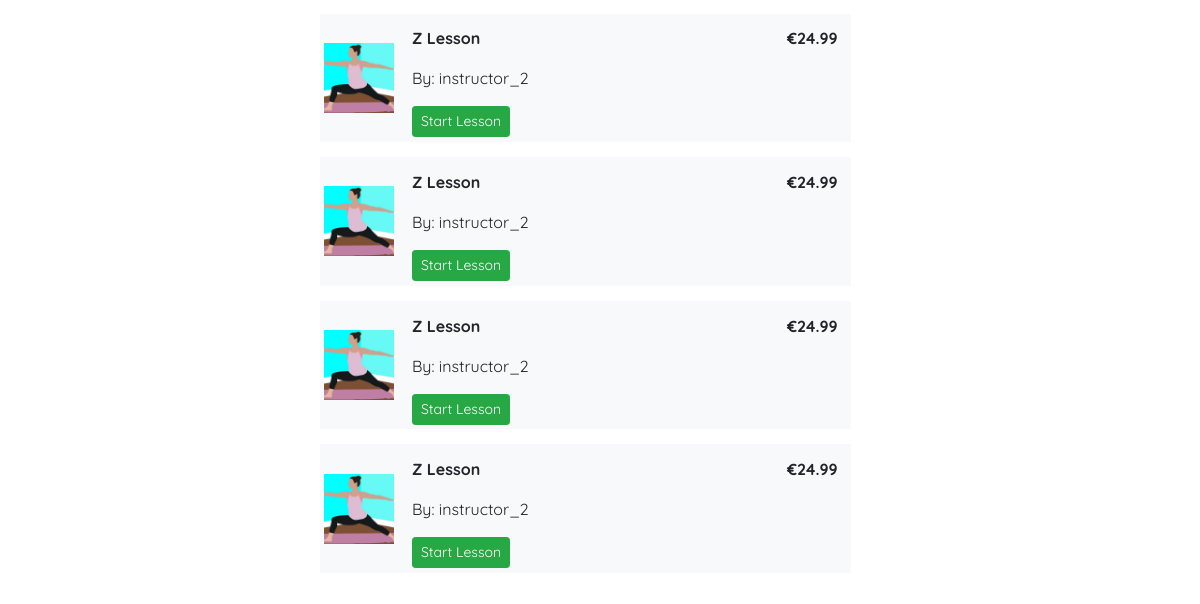
/profiles/ (signed in, lower part), run on an earlier commit of the app's database.
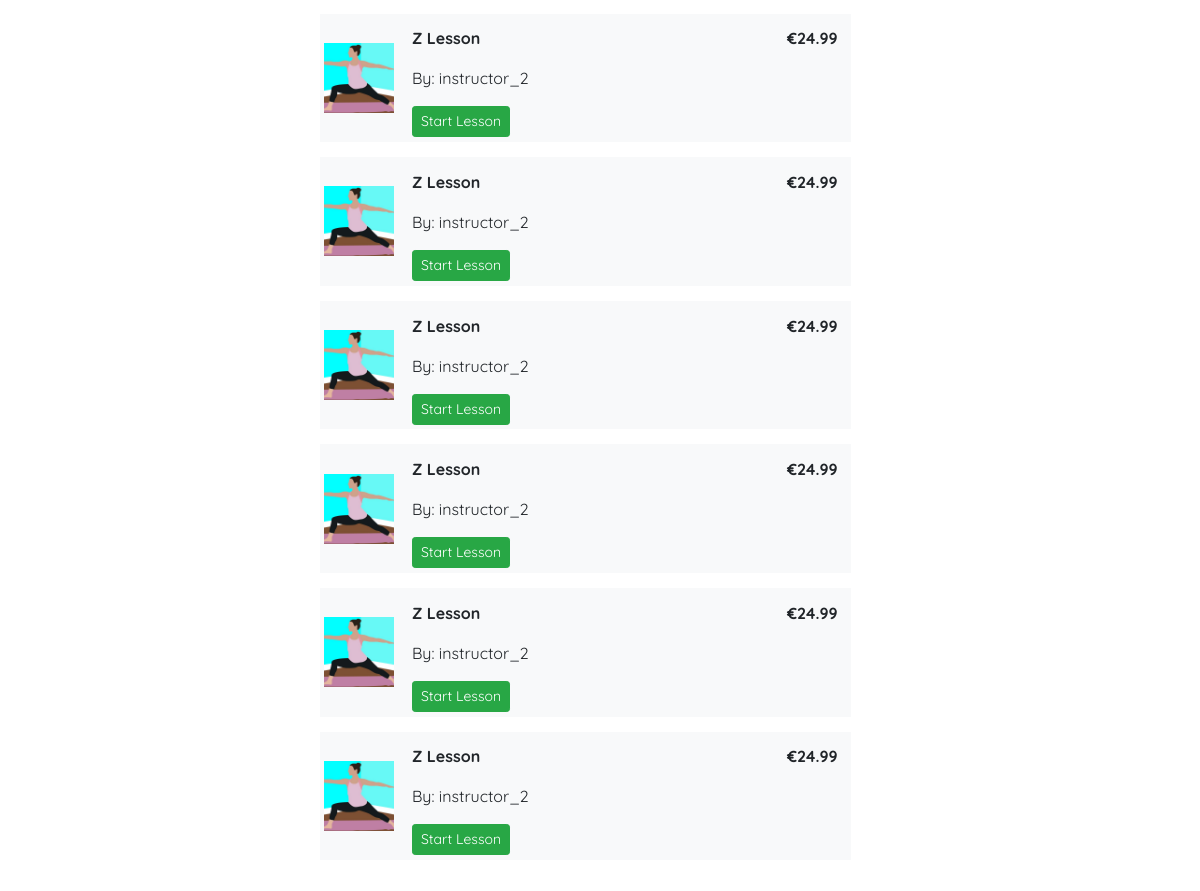
And on a later commit of the database.
### checkout/models.py (models this page shows, shortened)
class OrderLineItem(models.Model):
    order = models.ForeignKey(Order,
                              null=False,
                              blank=False,
                              on_delete=models.CASCADE,
                              related_name='lineitems')
    lesson = models.ForeignKey(Lesson,
                               null=False,
                               blank=False,
                               on_delete=models.CASCADE)
    profile = models.ForeignKey(UserProfile,
                                null=False,
                                blank=False,
                                on_delete=models.CASCADE)
    sales_percentage = models.PositiveSmallIntegerField(
        default=settings.SITE_SALES_PERCENTAGE,
        editable=False, blank=False)
    lineitem_total = models.DecimalField(max_digits=6,
                                         decimal_places=2,
                                         null=False,
                                         blank=False,
                                         editable=False)

### lessons/models.py (models this page shows, shortened)
class Lesson(models.Model):
    lesson_id = models.CharField(max_length=32,
                                 null=False,
                                 editable=False)
    instructor_profile = models.ForeignKey(UserProfile,
                                           on_delete=models.SET_NULL,
                                           null=True,
                                           blank=True,
                                           related_name='lessons')
    lesson_name = models.CharField(max_length=32,
                                   null=False,
                                   editable=True)
    card_description = models.TextField(max_length=254)
    description = models.TextField(max_length=2048)
    image = ResizedImageField(size=[600, 600],
                              quality=75,
                              crop=['middle', 'center'],
                              force_format='JPEG',
                              upload_to='lesson_images/')
    rating = models.DecimalField(max_digits=5,
                                 decimal_places=0,
                                 null=True, blank=True)
    video_url = models.URLField(max_length=1024,
                                blank=False,
                                null=False)
    time = models.IntegerField(blank=False, null=False)
    is_free = models.BooleanField(default=True)
    price = models.DecimalField(max_digits=6,
                                decimal_places=2,
                                blank=False,
                                null=False,
                                default=0.00)

### profiles/models.py (models this page shows, shortened)
class UserProfile(models.Model):
    user = models.OneToOneField(User, on_delete=models.CASCADE)
    first_name = models.CharField(max_length=50, null=False, blank=False)
    last_name = models.CharField(max_length=50, null=False, blank=False)
    is_instructor = models.BooleanField(default=False)
    requested_instructor_status = models.BooleanField(default=False)
    card_description = models.TextField(max_length=256, blank=True, default='')
    profile_description = models.TextField(max_length=650,
                                           blank=True,
                                           default='')
    image = ResizedImageField(size=[600, 600],
                              quality=75,
                              crop=['middle', 'center'],
                              force_format='JPEG',
                              null=True,
                              blank=True,
                              upload_to='profile_images/')
    rating = models.DecimalField(max_digits=5,
                                 decimal_places=0,
                                 null=True,
                                 blank=True)
    lesson_count = models.IntegerField(default=0, editable=False)
    def __str__(self):
        return self.user.username
    def test_profile_is_complete(self):
        if (self.first_name and self.last_name and self.image):
            return True
        else:
            return False

### profiles/views.py (the view)
# urls.py: path('', views.profile, name='profile'),
@login_required
def profile(request):
    profile = get_object_or_404(UserProfile, user=request.user)
    profile_complete = profile.test_profile_is_complete()
    Users_OrderdLineItems = OrderLineItem.objects.filter(profile=profile)
    template = 'profiles/profile.html'
    context = {
        'profile': profile,
        'profile_complete': profile_complete,
        'Users_OrderdLineItems': Users_OrderdLineItems,
    }
    return render(request, template, context)

### home/contexts.py (called while the page is built)
def purchased_lessons(request):
    profile = get_profile_or_none(request)
    purchased = None
    purchased_lesson_ids = []
    if profile:
        purchased = OrderLineItem.objects.filter(profile=profile)
        if purchased:
            for item in purchased:
                purchased_lesson_ids.append(item.lesson.lesson_id)
    context = {
        'purchased_lessons': purchased,
        'purchased_lesson_ids': purchased_lesson_ids,
    }
    return context

### yoga/utils.py (called while the page is built)
def get_profile_or_none(request):
    try:
        return UserProfile.objects.get(user=request.user)
    except Exception:
        return None

### profiles/templates/profiles/profile.html (shortened to what this page needs)
{% extends "base.html" %}
{% load static %}
{% block content %}
    <div class="overlay"></div>
    <div class="container-fluid page-contents">
        <div class="row mx-1 mx-lg-4 mt-1 mt-lg-3">
            <div class="row w-100">
                <div class="col-12 col-lg-6 mt-2 mx-auto">
                    {% if Users_OrderdLineItems %}
                    <div class="table-responsive">
                        <table class="table table-sm table-borderless basket-item-table">
                            {% for item in Users_OrderdLineItems %}
                                <tr class="bg-light my-5" id="row_for_{{ item.lesson.lesson_id }}">
                                    <td class="w-image align-middle">
                                        <img src="{{ item.lesson.image.url }}" class="img-fluid" alt="{{ item.lesson.lesson_name }}'s image'">
                                    </td>
                                    <td class="w-name">
                                        <div class="mx-2 mt-2">
                                            <p><strong>{{ item.lesson.lesson_name }}</strong></p>
                                            <p>By: {{item.lesson.instructor_profile }}</p>
                                            <a class="btn btn-sm btn-success" href="{% url 'studio' item.lesson.lesson_id %}" id="start_lesson_button_id_{{ lesson.lesson_id }}" role="button">Start Lesson</a>
                                        </div>
                                    </td>
                                    <td class="w-price">
                                        <p class="text-right mx-2 mt-2"><strong>€{{ item.lineitem_total }}</strong></p>
                                    </td>
                                </tr>
                        {% endfor %}
                        </table>
                    </div>
                    {% else %}
                        <p class="text-center" >You have no purchased lessons yet.</p>
                    {% endif %}
                </div>
            </div>
        </div>
    </div>
{% endblock %}

What changed in the data, as far as the page shows it:
added OrderLineItem: lesson.image (picture), lesson.lesson_name "Z Lesson", lesson.instructor_profile "instructor_2", lineitem_total "24.99"
added OrderLineItem: lesson.image (picture), lesson.lesson_name "Z Lesson", lesson.instructor_profile "instructor_2", lineitem_total "24.99"
